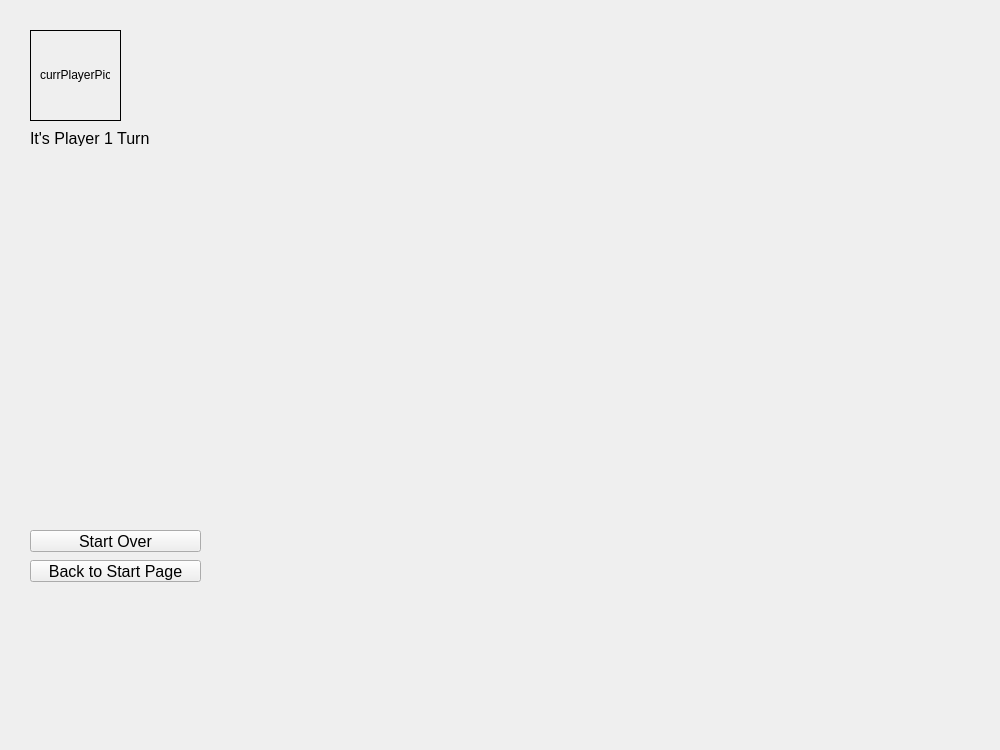
<?xml version="1.0" encoding="UTF-8"?>
<ui version="4.0">
 <class>Page_game</class>
 <widget class="QWidget" name="Page_game">
  <property name="geometry">
   <rect>
    <x>0</x>
    <y>0</y>
    <width>1000</width>
    <height>750</height>
   </rect>
  </property>
  <property name="sizePolicy">
   <sizepolicy hsizetype="Fixed" vsizetype="Fixed">
    <horstretch>0</horstretch>
    <verstretch>0</verstretch>
   </sizepolicy>
  </property>
  <property name="windowTitle">
   <string>Form</string>
  </property>
  <property name="windowIcon">
   <iconset resource="image.qrc">
    <normaloff>:/picture/Image/backGround.png</normaloff>:/picture/Image/backGround.png</iconset>
  </property>
  <property name="autoFillBackground">
   <bool>false</bool>
  </property>
  <widget class="QLabel" name="label_turnHint">
   <property name="geometry">
    <rect>
     <x>30</x>
     <y>130</y>
     <width>151</width>
     <height>16</height>
    </rect>
   </property>
   <property name="sizePolicy">
    <sizepolicy hsizetype="Maximum" vsizetype="Maximum">
     <horstretch>0</horstretch>
     <verstretch>0</verstretch>
    </sizepolicy>
   </property>
   <property name="font">
    <font>
     <pointsize>12</pointsize>
    </font>
   </property>
   <property name="text">
    <string>It's Player 1 Turn</string>
   </property>
  </widget>
  <widget class="QLabel" name="label_currPlayerPic">
   <property name="geometry">
    <rect>
     <x>40</x>
     <y>40</y>
     <width>70</width>
     <height>70</height>
    </rect>
   </property>
   <property name="frameShape">
    <enum>QFrame::NoFrame</enum>
   </property>
   <property name="frameShadow">
    <enum>QFrame::Plain</enum>
   </property>
   <property name="text">
    <string>currPlayerPic</string>
   </property>
  </widget>
  <widget class="QLabel" name="label_currPlayerPic_frame">
   <property name="geometry">
    <rect>
     <x>30</x>
     <y>30</y>
     <width>91</width>
     <height>91</height>
    </rect>
   </property>
   <property name="frameShape">
    <enum>QFrame::Box</enum>
   </property>
   <property name="frameShadow">
    <enum>QFrame::Plain</enum>
   </property>
   <property name="text">
    <string/>
   </property>
  </widget>
  <widget class="QLabel" name="label">
   <property name="geometry">
    <rect>
     <x>0</x>
     <y>0</y>
     <width>1000</width>
     <height>750</height>
    </rect>
   </property>
   <property name="sizePolicy">
    <sizepolicy hsizetype="Fixed" vsizetype="Fixed">
     <horstretch>0</horstretch>
     <verstretch>0</verstretch>
    </sizepolicy>
   </property>
   <property name="text">
    <string/>
   </property>
   <property name="pixmap">
    <pixmap resource="image.qrc">:/picture/Image/backGround.png</pixmap>
   </property>
   <property name="scaledContents">
    <bool>true</bool>
   </property>
  </widget>
  <widget class="QPushButton" name="buttonStartOver">
   <property name="geometry">
    <rect>
     <x>30</x>
     <y>530</y>
     <width>171</width>
     <height>22</height>
    </rect>
   </property>
   <property name="sizePolicy">
    <sizepolicy hsizetype="Fixed" vsizetype="Fixed">
     <horstretch>2</horstretch>
     <verstretch>0</verstretch>
    </sizepolicy>
   </property>
   <property name="font">
    <font>
     <pointsize>12</pointsize>
    </font>
   </property>
   <property name="text">
    <string>Start Over</string>
   </property>
  </widget>
  <widget class="QPushButton" name="buttonBack">
   <property name="geometry">
    <rect>
     <x>30</x>
     <y>560</y>
     <width>171</width>
     <height>22</height>
    </rect>
   </property>
   <property name="sizePolicy">
    <sizepolicy hsizetype="Fixed" vsizetype="Fixed">
     <horstretch>3</horstretch>
     <verstretch>0</verstretch>
    </sizepolicy>
   </property>
   <property name="font">
    <font>
     <pointsize>12</pointsize>
    </font>
   </property>
   <property name="text">
    <string>Back to Start Page</string>
   </property>
  </widget>
  <zorder>label</zorder>
  <zorder>label_turnHint</zorder>
  <zorder>label_currPlayerPic_frame</zorder>
  <zorder>label_currPlayerPic</zorder>
  <zorder>buttonStartOver</zorder>
  <zorder>buttonBack</zorder>
 </widget>
 <resources>
  <include location="image.qrc"/>
 </resources>
 <connections/>
</ui>
